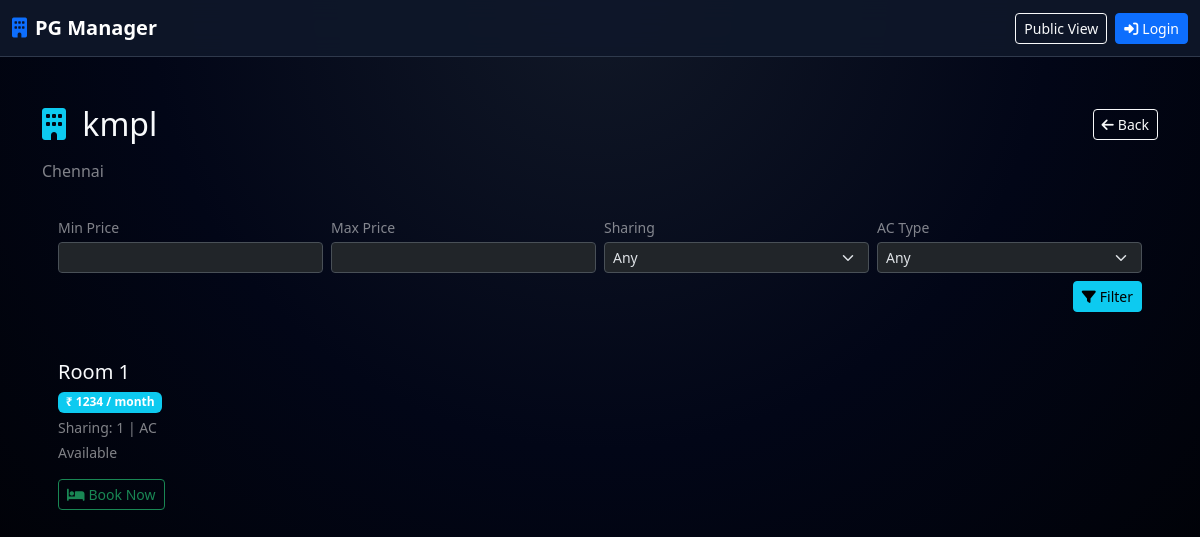
/pg/1, run on an earlier commit of the app's database.
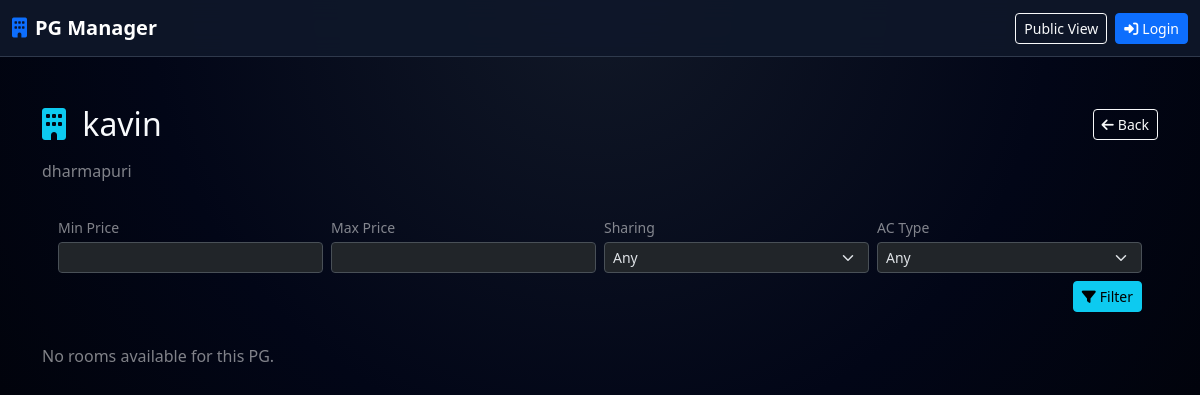
And on a later commit of the database.
### models.py (models this page shows)
class PG(db.Model):
    id = db.Column(db.Integer, primary_key=True)
    name = db.Column(db.String(255), nullable=False)
    location = db.Column(db.String(255))
    latitude = db.Column(db.Float)
    longitude = db.Column(db.Float)
    total_rooms = db.Column(db.Integer, default=0)
    rooms = db.relationship("Room", backref="pg", lazy=True)
    admins = db.relationship("User", backref="pg_admin", lazy=True)

class Room(db.Model):
    id = db.Column(db.Integer, primary_key=True)
    number = db.Column(db.String(50), nullable=False)
    price = db.Column(db.Float, nullable=False)
    sharing = db.Column(db.Integer, default=1)
    ac_type = db.Column(db.String(20), default="non-ac")
    image_url = db.Column(db.String(255))
    available = db.Column(db.Boolean, default=True)
    pg_id = db.Column(db.Integer, db.ForeignKey("pg.id"), nullable=False)
    bookings = db.relationship("Booking", backref="room", lazy=True)

### app.py (the view)
@app.route("/pg/<int:pg_id>")
def rooms(pg_id):
    pg = PG.query.get_or_404(pg_id)
    min_price = request.args.get("min_price")
    max_price = request.args.get("max_price")
    sharing = request.args.get("sharing")
    ac_type = request.args.get("ac_type")
    q = Room.query.filter_by(pg_id=pg_id, available=True)
    if min_price:
        q = q.filter(Room.price >= float(min_price))
    if max_price:
        q = q.filter(Room.price <= float(max_price))
    if sharing:
        q = q.filter(Room.sharing == int(sharing))
    if ac_type:
        q = q.filter(Room.ac_type == ac_type)
    rooms = q.order_by(Room.price).all()
    return render_template("guest/rooms.html", pg=pg, rooms=rooms)

### templates/guest/rooms.html (shortened to what this page needs)
{% extends "base.html" %}
{% block content %}
<div class="container py-4">
  <div class="d-flex justify-content-between align-items-center mb-3">
    <h2 class="mb-0">
      <i class="fas fa-building me-2 text-info"></i>
      {{ pg.name }}
    </h2>
    <a href="{{ url_for('home') }}" class="btn btn-outline-light btn-sm">
      <i class="fas fa-arrow-left me-1"></i>Back
    </a>
  </div>
  <p class="text-white-50 mb-3">
    {{ pg.location or 'Location not specified' }}
  </p>
  <form method="get" class="card-glass p-3 mb-3">
    <div class="row g-2 align-items-end">
      <div class="col-md-3">
        <label class="form-label small mb-1 text-white-50">Min Price</label>
        <input type="number" name="min_price" class="form-control form-control-sm"
               value="{{ request.args.get('min_price','') }}">
      </div>
      <div class="col-md-3">
        <label class="form-label small mb-1 text-white-50">Max Price</label>
        <input type="number" name="max_price" class="form-control form-control-sm"
               value="{{ request.args.get('max_price','') }}">
      </div>
      <div class="col-md-3">
        <label class="form-label small mb-1 text-white-50">Sharing</label>
        <select name="sharing" class="form-select form-select-sm">
          <option value="">Any</option>
        </select>
      </div>
      <div class="col-md-3">
        <label class="form-label small mb-1 text-white-50">AC Type</label>
        <select name="ac_type" class="form-select form-select-sm">
          <option value="">Any</option>
        </select>
      </div>
    </div>
    <div class="mt-2 text-end">
      <button class="btn btn-info btn-sm" type="submit">
        <i class="fas fa-filter me-1"></i>Filter
      </button>
    </div>
  </form>
  {% if rooms %}
    <div class="row g-3">
      {% for room in rooms %}
        <div class="col-md-4">
          <div class="card-glass p-3 h-100 d-flex flex-column">
            <h5 class="mb-1">Room {{ room.number }}</h5>
            <p class="mb-1">
              <span class="badge bg-info">₹ {{ room.price|int }} / month</span>
            </p>
            <p class="small text-white-50 mb-1">
              Sharing: {{ room.sharing }} |
              {{ room.ac_type|upper }}
            </p>
            <p class="small text-white-50 mb-3">
              {% if room.available %}Available{% else %}Not available{% endif %}
            </p>
            <div class="mt-auto">
              {% if room.available %}
                <a href="{{ url_for('book_room', room_id=room.id) }}"
                   class="btn btn-outline-success btn-sm">
                  <i class="fas fa-bed me-1"></i>Book Now
                </a>
              {% else %}
                <button class="btn btn-secondary btn-sm" disabled>Booked</button>
              {% endif %}
            </div>
          </div>
        </div>
      {% endfor %}
    </div>
  {% else %}
    <p class="text-white-50">No rooms available for this PG.</p>
  {% endif %}
</div>
{% endblock %}

What changed in the data, as far as the page shows it:
removed Room: number "1", price "1234", sharing "1", ac_type "AC", available "Available"
changed PG: name "kmpl" → "kavin"; location "Chennai" → "dharmapuri"
Also different on the page:
text now shown: "No rooms available for this PG."
